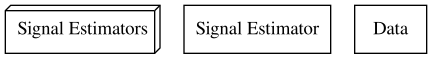

This chart was generated by the following Python code:
import pygraphviz as pgv
from format_utils import *

g = pgv.AGraph(strict=False, directed=True)

g.add_node('SSE', label='Signal Estimators', shape='box3d')
g.add_node('NSE', label='Signal Estimator', shape='box')
g.add_node('Data', shape='box')



g.layout(prog='dot')
g.draw('template_fit_uncert_flowchart.svg', prog='dot')
